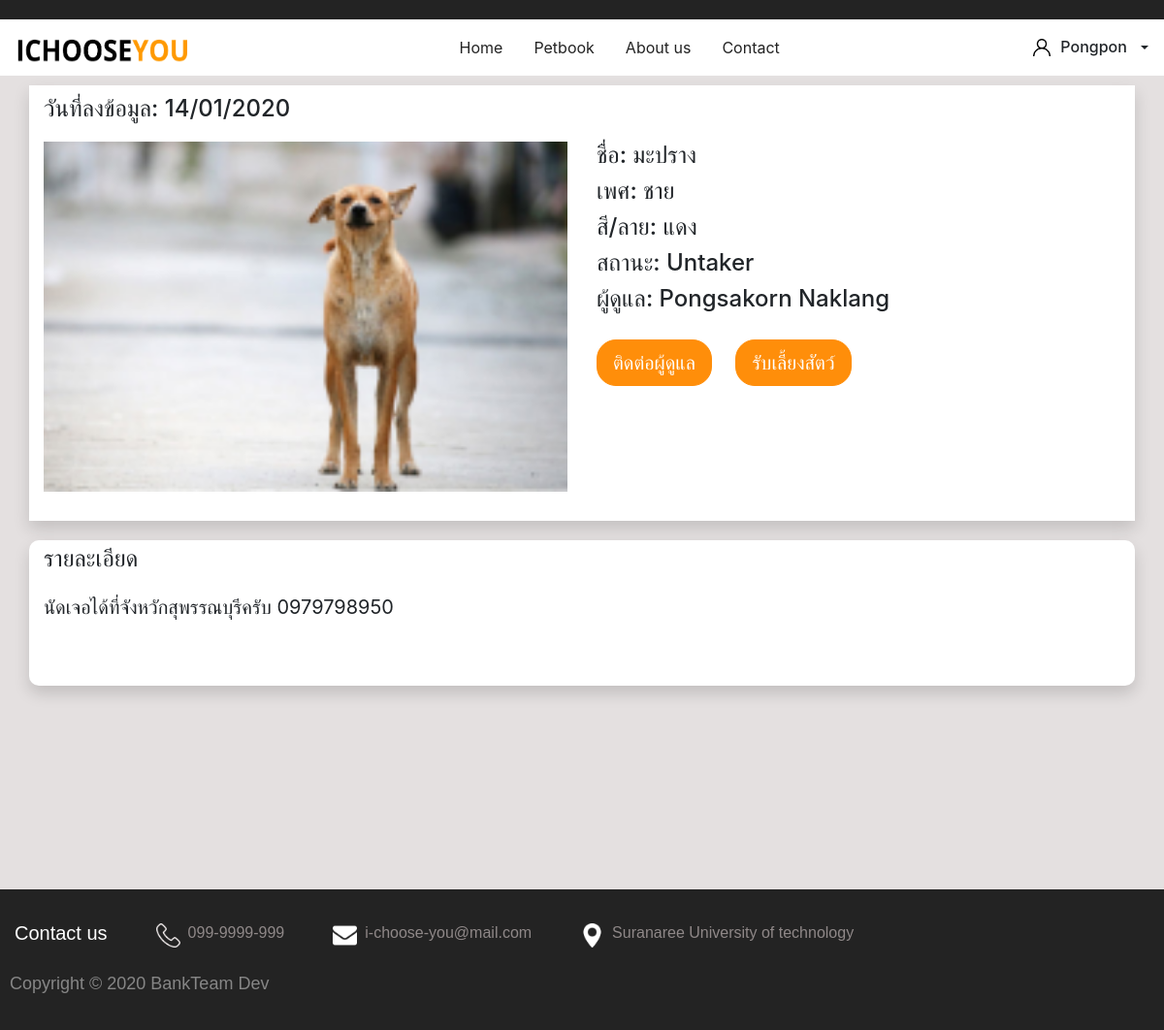
The app's page /petinfo.php?id=1 (signed in) with its own data.
### tables this page shows
CREATE TABLE `user` (
  `uid` int(11) NOT NULL,
  `f_name` varchar(100) NOT NULL,
  `l_name` varchar(100) NOT NULL,
  `gender` varchar(45) NOT NULL,
  `address` text NOT NULL,
  `tel` varchar(45) NOT NULL,
  `pic_url` text DEFAULT NULL
);

CREATE TABLE `pet` (
  `pet_id` int(11) NOT NULL,
  `pet_name` varchar(45) DEFAULT NULL,
  `pet_color` varchar(45) DEFAULT NULL,
  `pet_gender` varchar(45) DEFAULT NULL,
  `pet_desc` varchar(45) DEFAULT NULL,
  `pet_pic_url1` varchar(45) NOT NULL,
  `pet_pic_url2` varchar(45) DEFAULT NULL,
  `pet_pic_url3` varchar(45) DEFAULT NULL,
  `pet_time_post` datetime NOT NULL,
  `pet_status` varchar(45) NOT NULL,
  `cat_id` int(11) NOT NULL,
  `uid` int(11) NOT NULL
);

### petinfo.php (the view, shortened to what this page needs)
<?php
$uid = $_SESSION["UID"];
$id = $_GET['id'];
include 'connect.php';
$sql1 = "SELECT * FROM user WHERE uid =" . $uid;
$qry1 = mysqli_query($con, $sql1);
$row1 = mysqli_fetch_assoc($qry1);
$sql = "SELECT * FROM pet AS p join user AS u on p.uid = u.uid where p.pet_id = ".$id;
$qry = mysqli_query($con, $sql);
$row = mysqli_fetch_assoc($qry);
$date = date_create($row["pet_time_post"]);
$date_in = date_format($date, "d/m/Y");
?>
<!DOCTYPE html>
<html lang="en">
<head>
    <link rel="stylesheet" href="css/bootstrap.min.css" />
    <link rel="stylesheet" href="css/m_css.css" />
    <link rel="stylesheet" href="css/q_css.css" />
</head>
<body style="background-color:#40232323;">
    <div class="black-line margin-bottom:10px"></div>
    <nav class="navbar navbar-light " style="background-color:white">
        <a class="navbar-brand"><img src="img/icon/logo.png" class="ichooseyou-logo"></a>
        <ul class="nav justify-content-center">
            <li class="nav-item">
                <a class="nav-link active" href="home.php" style="color:#232323;">Home<span class="sr-only">(current)</span></a>
            </li>
            <li class="nav-item">
                <a class="nav-link active" href="petbook.php" style="color:#232323;">Petbook</a>
            </li>
            <li class="nav-item">
                <a class="nav-link active" href="about.php" style="color:#232323;">About us</a>
            </li>
            <li class="nav-item">
                <a class="nav-link active" href="contact.php" style="color:#232323;">Contact</a>
            </li>
        </ul>
        <div class="dropdown pointer">
            <form class="form-inline dropdown-toggle" data-toggle="dropdown">
                <img src="img/icon/user.png" class="iconuser" />
                <h6 class="regis" style="margin-bottom:0px;margin-right:10px;"><?php  echo  $row1["f_name"]; ?></h6>
            </form>
        </div>
    </nav>
    <div class="container" style="margin-bottom:150px;">
        <div class="row">
            <div class="shadow bg-white col-12" style="margin-top:10px;margin-bottom:20px;border-radius:10px height:590px">
                <div class="row">
                    <h4 class="col-auto" style="margin-top:10px;margin-bottom:20px;"><?php echo  "วันที่ลงข้อมูล: " . $date_in; ?></h4>
                </div>
                <div class="row">
                    <div class="col-6" style="margin-bottom:30px">
                        <div id="carouselExampleControls" class="carousel slide" data-ride="carousel">
                            <div class="carousel-inner ">
                                <?php
                                if ($row["pet_pic_url1"] != 'defult_pet.png') {
                                    echo '<div class="carousel-item active"><img class="d-block w-100" style="max-height:500px" src="img/pet/' . $row["pet_pic_url1"] . '" alt="First slide"></div>';
                                }
                                ?>
                            </div>
                        </div>
                    </div>
                    <div class="col-auto">
                        <div>
                            <h4>ชื่อ: <?php echo " " . $row["pet_name"]; ?></h4>
                            <h4>เพศ: <?php echo " " . $row["pet_gender"]; ?> </h4>
                            <h4>สี/ลาย: <?php echo " " . $row["pet_color"]; ?></h4>
                            <h4>สถานะ: <?php echo " " . $row["pet_status"]; ?></h4>
                            <h4>ผู้ดูแล: <?php echo " " . $row["f_name"]." ".$row["l_name"]; ?></h4>
                        </div>
                        <div class="row">
                          <?php if($_SESSION["role_id"]=="200")
                              {echo '<div class="col-auto">
                                  <button type="button" class="btn btn-lg btn-warning" style="margin-top:20px;border-radius:20px;color:white;margin-right:20px;" onClick = check_contact()>ติดต่อผู้ดูแล</button>
                                  <button type="button" class="btn btn-lg btn-warning" style="margin-top:20px;border-radius:20px;color:white;margin-right:20px;" name = "get_theat" id ="get_theat" onClick = insert_theat() >รับเลี้ยงสัตว์</button>
                              </div>';}
                              ?>
                        </div>
                    </div>
                </div>
            </div>
        </div>
        <div class="row">
            <div class="shadow bg-white col-12" style="height:150px;margin-bottom:60px;border-radius:10px; word-break: break-all; word-wrap: break-word;">
                <h4 style="margin-bottom:20px;margin-top:5px;">รายละเอียด</h4>
                <p style="font-size: 20px;"><?php echo $row["pet_desc"];  ?></p>
            </div>
        </div>
    </div>
    <div class="container-fluid myfooter">
        <div class="row">
            <div class="col-md-auto">
                <div class="head-font">Contact us</div>
            </div>
            <div class="col-md-auto">
                <img src="img/icon/telephone.png" class="footer-icon">
                <h6 class="footer-detail">099-9999-999</h6>
            </div>
            <div class="col-md-auto">
                <img src="img/icon/envelope.png" class="footer-icon">
                <h6 class="footer-detail">i-choose-you@mail.com</h6>
            </div>
            <div class="col-md-4">
                <img src="img/icon/maps-and-flags.png" class="footer-icon">
                <h6 class="footer-detail">Suranaree University of technology</h6>
            </div>
            <div class="col-md-auto">
                <h6 class="footer-copyright">Copyright © 2020 BankTeam Dev</h6>
            </div>
        </div>
    </div>
</body>
</html>

### css/m_css.css (style rules this page uses)
.myfooter { height: auto; width: 100%; background-color:#232323; padding-top: 10px; padding-left: 10px; }
.head-font { color: #FFFFFF; font-family: sans-serif; font-style: bold; font-size: 20px; margin-left: 5px; margin-top: 20px; }
.footer-detail { color: rgba(150, 143, 143, 0.938); font-family: sans-serif; font-size: 16px; float: left; margin-left: 8px; margin-top: 25px; }
.footer-icon { height:25px; width:25px; float: left; margin-top: 25px; margin-left: 20px; }
.footer-copyright { color:rgb(134, 134, 134); font-family: sans-serif; font-size: 18px; margin-top: 25px; margin-bottom: 36px; }
.black-line { height: 20px; width: 100%; background-color:#232323; }
.ichooseyou-logo { height: 30px; width: 180px; }
.regis { float: left; }
.iconuser { height:18px; width:18px; float: left; margin-right: 10px; }

### css/q_css.css (style rules this page uses)
.pointer { cursor: pointer; }

### petinfo.php (style rules this page uses)
.pointer { cursor: pointer; }

### records on screen
user: f_name "Pongpon"
pet: pet_time_post "14/01/2020", pet_pic_url1 (picture), pet_name "มะปราง", pet_gender "ชาย", pet_color "แดง", pet_status "Untaker", uid.f_name "Pongsakorn", uid.l_name "Naklang", pet_desc "นัดเจอได้ที่จังหวักสุพรรณบุรีครับ 0979798950"
